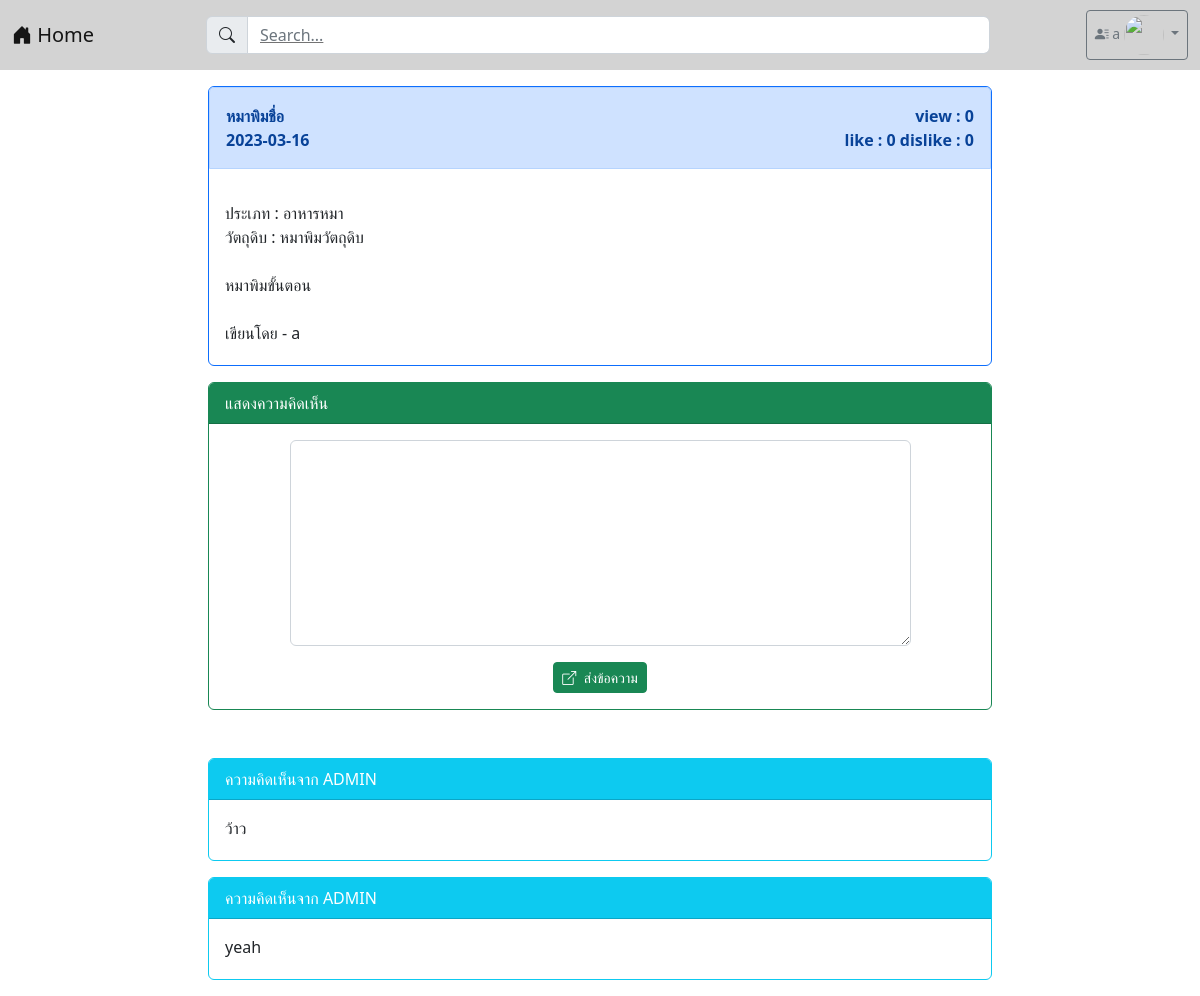
Screenshot of /post.php?id=12 (signed in) with the database file from the repository.
### tables this page shows
CREATE TABLE `post` (
  `post_id` int(100) NOT NULL,
  `user_id` int(100) NOT NULL,
  `category_id` int(100) NOT NULL,
  `post_title` varchar(1000) NOT NULL,
  `post_ingredient` varchar(2024) NOT NULL,
  `post_content` varchar(2048) NOT NULL,
  `post_picture` longblob NOT NULL,
  `post_date` date NOT NULL,
  `post_like` int(100) NOT NULL,
  `post_dislike` int(100) NOT NULL,
  `post_view` int(100) NOT NULL
);

CREATE TABLE `category` (
  `category_id` int(100) NOT NULL,
  `category_tag` varchar(64) NOT NULL
);

CREATE TABLE `user` (
  `user_id` int(100) NOT NULL,
  `user_username` varchar(64) NOT NULL,
  `user_password` varchar(64) NOT NULL,
  `user_name` varchar(64) NOT NULL,
  `user_email` varchar(64) NOT NULL,
  `user_role` varchar(1) NOT NULL,
  `user_fname` varchar(100) NOT NULL,
  `user_lname` varchar(100) NOT NULL,
  `user_phone` int(10) NOT NULL,
  `user_exp` varchar(255) NOT NULL,
  `user_des` varchar(255) NOT NULL,
  `user_country` varchar(100) NOT NULL,
  `user_state` varchar(100) NOT NULL,
  `user_pic` longblob NOT NULL
);

CREATE TABLE `comment` (
  `comment_id` int(100) NOT NULL,
  `comment_content` varchar(200) NOT NULL,
  `comment_time` datetime(6) NOT NULL,
  `user_id` int(100) NOT NULL,
  `post_id` int(100) NOT NULL
);

### post.php (the view, shortened to what this page needs)
<!DOCTYPE html>
<html lang="en">
<head>
    <link href="https://cdn.jsdelivr.net/npm/bootstrap@5.2.2/dist/css/bootstrap.min.css" rel="stylesheet">
    <link rel="stylesheet" href="https://cdn.jsdelivr.net/npm/bootstrap-icons@1.9.1/font/bootstrap-icons.css">
        <?php
        $id = $_GET['id'];
        ?>
</head>
<body>
    <?php
    include "nav.php";
    ?>
    <div class="container-xxl">
        <section class="col-md-8 mx-auto m-3">
            <?php
            isset($_GET['id']) ? $id = $_GET['id'] : header("Location: index.php");
            $server_name = "localhost";
            $username = "root";
            $password = "";
            $database = "webboard_recipes";
            $conn = new PDO("mysql:host=$server_name;dbname=$database;charset=utf8", "$username", "$password");
            $data = $conn->query("SELECT p.post_id, p.post_title, p.post_date, p.category_id, p.post_ingredient, p.post_content, u.user_username, p.user_id, u.user_id, c.category_tag, c.category_id,
                                        p.post_like, p.post_dislike, p.post_view
                                    FROM post p , user u , category c
                                    WHERE p.post_id = $id and p.category_id = c.category_id and u.user_id = p.user_id");
            if ($data !== false) {
                while ($row = $data->fetch()) {
                    $post_title = $row[1];
                    $post_date = $row[2];
                    $post_ingredient = $row[4];
                    $post_content = $row[5];
                    $user_username = $row[6];
                    $category_tag = $row[9];
                    $post_like = $row[11];
                    $post_dislike = $row[12];
                    $post_view = $row[13];
                }
            }
            ?>
            <div class="card text-dark bg-white border-primary mb-3">
                <div class="card-header alert alert-primary">
                    <strong>
                        <?php
                            echo "<div class = 'd-flex justify-content-between'>
                            <div> $post_title </div>
                            <div style='text-align:right'> view : $post_view </div>
                            </div>";
                            echo "<div class = 'd-flex justify-content-between'>
                            <div> $post_date </div>
                            <div style='text-align:right'> like : $post_like  dislike : $post_dislike </div>
                            </div>";
                        ?>
                    </strong>
                </div>
                <div class="card-body pb-1">
                    <div class="container row mb-3 justify-content-between">
                        <?php
                            echo "ประเภท : $category_tag <BR>";
                            echo "วัตถุดิบ : $post_ingredient <BR><BR>";
                            echo "$post_content <BR><BR>";
                            echo "เขียนโดย - $user_username <BR>";
                        ?>
                    </div>
                </div>
            </div>
            <?php
            if (isset($_SESSION["id"])) {
            ?>
                <div class="card text-dark bg-white border-success">
                    <div class="card-header bg-success text-white">แสดงความคิดเห็น</div>
                    <div class="card-body">
                        <form action="post_save.php" method="post">
                            <div class="row mb-3 justify-content-center">
                                <div class="col-lg-10">
                                    <textarea name="comment" class="form-control" rows="8"></textarea>
                                </div>
                            </div>
                            <div class="row">
                                <div class="col-lg-12">
                                    <center>
                                        <button type="submit" class="btn btn-success btn-sm text-white">
                                            <i class="bi bi-box-arrow-up-right me-1"></i>
                                            ส่งข้อความ
                                        </button>
                                    </center>
                                </div>
                            </div>
                        </form>
                    </div>
                </div>
                <br><br>
            <?php
            }
            ?>
            <?php
            $conn = new PDO("mysql:host=$server_name;dbname=$database;charset=utf8", "$username", "$password");
            $comment = $conn->query("SELECT p.post_id, u.user_name, u.user_id, c.comment_content, c.user_id, c.comment_id, c.post_id
                FROM post p , user u , comment c
                WHERE p.post_id = c.post_id AND c.user_id = u.user_id AND c.post_id = $id ORDER BY c.comment_id ASC");
            if ($comment !== false) {
                while ($comm = $comment->fetch()) {
            ?>
                    <div class="card text-dark bg-white border-info mb-3">
                        <div class="card-header bg-info text-white">
                            <?php echo "ความคิดเห็นจาก " . $comm['1']; ?>
                        </div>
                        <div class="card-body pb-1">
                            <div class="container row mb-3 justify-content-between">
                                <?php
                                echo $comm['3'];
                                ?>
                            </div>
                        </div>
                    </div>
            <?php
                }
            }
            ?>
        </section>
    </div>
</body>
</html>

### rows the page displays
post: post_title "หมาพิมชื่อ", post_view "0", post_date "2023-03-16", post_like "0", post_dislike "0", category.category_tag "อาหารหมา", post_ingredient "หมาพิมวัตถุดิบ", post_content "หมาพิมขั้นตอน", user.user_username "a"
comment: user.user_name "ADMIN", comment_content "ว้าว"
comment: user.user_name "ADMIN", comment_content "yeah"

### other values shown
$_SESSION['username'] "a"
